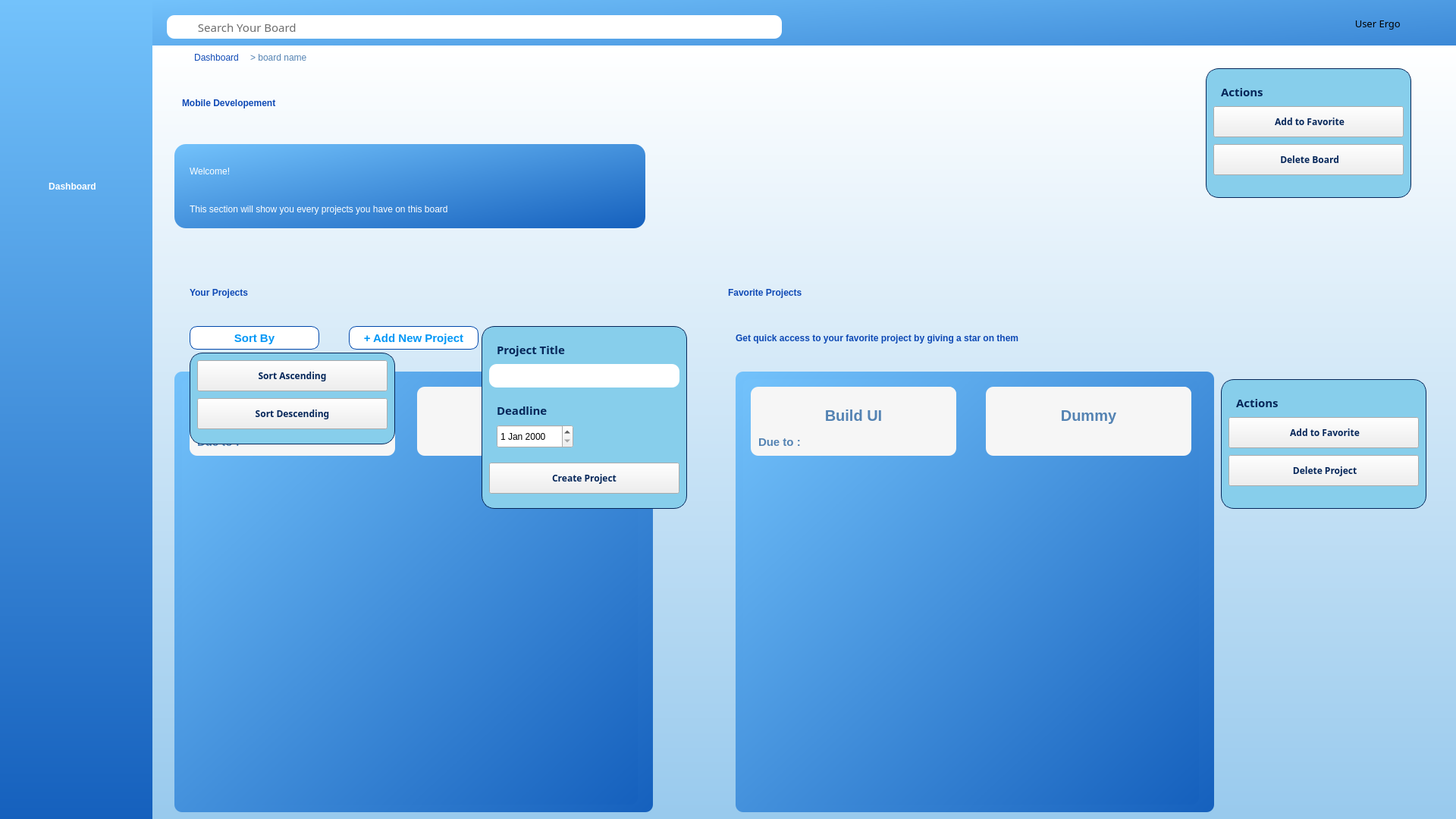
<?xml version="1.0" encoding="UTF-8"?>
<ui version="4.0">
 <class>Ergo</class>
 <widget class="QWidget" name="Ergo">
  <property name="geometry">
   <rect>
    <x>0</x>
    <y>0</y>
    <width>1920</width>
    <height>1080</height>
   </rect>
  </property>
  <property name="windowTitle">
   <string>Ergo</string>
  </property>
  <widget class="QWidget" name="Navbar" native="true">
   <property name="geometry">
    <rect>
     <x>0</x>
     <y>0</y>
     <width>201</width>
     <height>1081</height>
    </rect>
   </property>
   <property name="styleSheet">
    <string notr="true">#Navbar{
	background: qlineargradient(x1:0, y1:0, x2:0, y2:1, stop:0 #73c2fb, stop:1 #1560bd);
}</string>
   </property>
   <widget class="QLabel" name="LogoErgo">
    <property name="geometry">
     <rect>
      <x>-15</x>
      <y>20</y>
      <width>221</width>
      <height>211</height>
     </rect>
    </property>
    <property name="styleSheet">
     <string notr="true"/>
    </property>
    <property name="text">
     <string/>
    </property>
    <property name="pixmap">
     <pixmap>../if2250-2024-k03-g04-ergo/img/logoergo.png</pixmap>
    </property>
    <property name="scaledContents">
     <bool>true</bool>
    </property>
   </widget>
   <widget class="QPushButton" name="back_2">
    <property name="geometry">
     <rect>
      <x>50</x>
      <y>230</y>
      <width>91</width>
      <height>31</height>
     </rect>
    </property>
    <property name="styleSheet">
     <string notr="true">#back_2
 {
	font: 15px &quot;Roboto&quot;;
	font-weight: bold;
	border: none;
    background-color: transparent;
    color:  #FFFFFF;
}</string>
    </property>
    <property name="text">
     <string>Dashboard</string>
    </property>
   </widget>
  </widget>
  <widget class="QWidget" name="MainSection" native="true">
   <property name="geometry">
    <rect>
     <x>200</x>
     <y>60</y>
     <width>1811</width>
     <height>1031</height>
    </rect>
   </property>
   <property name="styleSheet">
    <string notr="true">#MainSection{
	background: qlineargradient(x1:0, y1:0, x2:0, y2:1, stop:0 #FFFFFF, stop:1 #97C9ED);
}</string>
   </property>
   <widget class="QLabel" name="BoardName">
    <property name="geometry">
     <rect>
      <x>40</x>
      <y>40</y>
      <width>561</width>
      <height>71</height>
     </rect>
    </property>
    <property name="styleSheet">
     <string notr="true">#BoardName{
	font: 45px &quot;Roboto&quot;;
	color: #0E49B5;
	font-weight: bold;
}</string>
    </property>
    <property name="text">
     <string>Mobile Developement</string>
    </property>
   </widget>
   <widget class="QWidget" name="Containerforwords" native="true">
    <property name="geometry">
     <rect>
      <x>30</x>
      <y>130</y>
      <width>621</width>
      <height>111</height>
     </rect>
    </property>
    <property name="styleSheet">
     <string notr="true">#Containerforwords{
	background: qlineargradient(x1:0, y1:0, x2:1, y2:1, stop:0 #73c2fb, stop:1 #1560bd);
	border-radius: 15px;
}</string>
    </property>
    <widget class="QLabel" name="Welcome">
     <property name="geometry">
      <rect>
       <x>20</x>
       <y>20</y>
       <width>171</width>
       <height>31</height>
      </rect>
     </property>
     <property name="styleSheet">
      <string notr="true">#Welcome {
	font: bold 25px &quot;Roboto&quot;;
	color: #FFFFFF;
}</string>
     </property>
     <property name="text">
      <string>Welcome!</string>
     </property>
    </widget>
    <widget class="QLabel" name="WelcomeProject">
     <property name="geometry">
      <rect>
       <x>20</x>
       <y>70</y>
       <width>591</width>
       <height>31</height>
      </rect>
     </property>
     <property name="styleSheet">
      <string notr="true">#WelcomeProject {
	font: bold 18px &quot;Roboto&quot;;
	color: #FFFFFF
}</string>
     </property>
     <property name="text">
      <string>This section will show you every projects you have on this board</string>
     </property>
    </widget>
   </widget>
   <widget class="QLabel" name="YourProject">
    <property name="geometry">
     <rect>
      <x>50</x>
      <y>300</y>
      <width>291</width>
      <height>51</height>
     </rect>
    </property>
    <property name="styleSheet">
     <string notr="true">#YourProject{
	font: 40px &quot;Roboto&quot;;
	color: #0E49B5;
	font-weight: bold;
}</string>
    </property>
    <property name="text">
     <string>Your Projects</string>
    </property>
   </widget>
   <widget class="QPushButton" name="AddProjectButton">
    <property name="geometry">
     <rect>
      <x>260</x>
      <y>370</y>
      <width>171</width>
      <height>31</height>
     </rect>
    </property>
    <property name="styleSheet">
     <string notr="true">#AddProjectButton{
	border : 1px solid #0047ab;
	background-color: #FFFFFF;
	border-radius: 10px;
	font-family: &quot;Roboto&quot;;
    font-size: 15px;
    font-weight: bold;
    color: #0197F6;
}</string>
    </property>
    <property name="text">
     <string>+ Add New Project</string>
    </property>
   </widget>
   <widget class="QPushButton" name="Sorting">
    <property name="geometry">
     <rect>
      <x>50</x>
      <y>370</y>
      <width>171</width>
      <height>31</height>
     </rect>
    </property>
    <property name="styleSheet">
     <string notr="true">#Sorting{
	border : 1px solid #0047ab;
	background-color: #FFFFFF;
	border-radius: 10px;
	font-family: &quot;Roboto&quot;;
    font-size: 15px;
    font-weight: bold;
    color: #0197F6;
}</string>
    </property>
    <property name="text">
     <string>Sort By</string>
    </property>
   </widget>
   <widget class="QPushButton" name="MainSettings">
    <property name="geometry">
     <rect>
      <x>1660</x>
      <y>20</y>
      <width>41</width>
      <height>41</height>
     </rect>
    </property>
    <property name="styleSheet">
     <string notr="true">#MainSettings{
	border : none;
}</string>
    </property>
    <property name="text">
     <string/>
    </property>
    <property name="icon">
     <iconset>
      <normaloff>../if2250-2024-k03-g04-ergo/img/settings.png</normaloff>../if2250-2024-k03-g04-ergo/img/settings.png</iconset>
    </property>
   </widget>
   <widget class="QWidget" name="Actions_2" native="true">
    <property name="geometry">
     <rect>
      <x>1390</x>
      <y>30</y>
      <width>271</width>
      <height>171</height>
     </rect>
    </property>
    <property name="styleSheet">
     <string notr="true">#Actions_2{
	border: 0.5px solid #052659;
	background-color: #87ceeb;
	border-radius: 17px;
}</string>
    </property>
    <widget class="QLabel" name="BoardTitle_4">
     <property name="geometry">
      <rect>
       <x>20</x>
       <y>20</y>
       <width>101</width>
       <height>21</height>
      </rect>
     </property>
     <property name="styleSheet">
      <string notr="true">#BoardTitle_4{
	font-family: Rubik;
    font-size: 15px;
    font-weight: bold;
   color: #052659;
}</string>
     </property>
     <property name="text">
      <string>Actions</string>
     </property>
    </widget>
    <widget class="QPushButton" name="Favorite_2">
     <property name="geometry">
      <rect>
       <x>10</x>
       <y>50</y>
       <width>251</width>
       <height>41</height>
      </rect>
     </property>
     <property name="styleSheet">
      <string notr="true">#Favorite_2{
	font-family: Rubik;
    font-size: 12px;
    font-weight: bold;
   color: #052659;
}</string>
     </property>
     <property name="text">
      <string> Add to Favorite</string>
     </property>
     <property name="icon">
      <iconset>
       <normaloff>../if2250-2024-k03-g04-ergo/img/star.png</normaloff>../if2250-2024-k03-g04-ergo/img/star.png</iconset>
     </property>
    </widget>
    <widget class="QPushButton" name="DeleteProject_2">
     <property name="geometry">
      <rect>
       <x>10</x>
       <y>100</y>
       <width>251</width>
       <height>41</height>
      </rect>
     </property>
     <property name="toolTipDuration">
      <number>-1</number>
     </property>
     <property name="styleSheet">
      <string notr="true">#DeleteProject_2{
	font-family: Rubik;
    font-size: 12px;
    font-weight: bold;
   color: #052659;
}</string>
     </property>
     <property name="text">
      <string> Delete Board</string>
     </property>
     <property name="icon">
      <iconset>
       <normaloff>../if2250-2024-k03-g04-ergo/img/trashcan.png</normaloff>../if2250-2024-k03-g04-ergo/img/trashcan.png</iconset>
     </property>
    </widget>
   </widget>
   <widget class="QWidget" name="Actions" native="true">
    <property name="geometry">
     <rect>
      <x>1060</x>
      <y>440</y>
      <width>271</width>
      <height>171</height>
     </rect>
    </property>
    <property name="styleSheet">
     <string notr="true">#Actions{
	border: 0.5px solid #052659;
		background-color: #87ceeb;
	border-radius: 17px;
}</string>
    </property>
    <widget class="QLabel" name="BoardTitle_3">
     <property name="geometry">
      <rect>
       <x>20</x>
       <y>20</y>
       <width>101</width>
       <height>21</height>
      </rect>
     </property>
     <property name="styleSheet">
      <string notr="true">#BoardTitle_3{
	font-family: Rubik;
    font-size: 15px;
    font-weight: bold;
   color: #052659;
}</string>
     </property>
     <property name="text">
      <string>Actions</string>
     </property>
    </widget>
    <widget class="QPushButton" name="Favorite">
     <property name="geometry">
      <rect>
       <x>10</x>
       <y>50</y>
       <width>251</width>
       <height>41</height>
      </rect>
     </property>
     <property name="styleSheet">
      <string notr="true">#Favorite{
	font-family: Rubik;
    font-size: 12px;
    font-weight: bold;
   color: #052659;
}</string>
     </property>
     <property name="text">
      <string> Add to Favorite</string>
     </property>
     <property name="icon">
      <iconset>
       <normaloff>../if2250-2024-k03-g04-ergo/img/star.png</normaloff>../if2250-2024-k03-g04-ergo/img/star.png</iconset>
     </property>
    </widget>
    <widget class="QPushButton" name="DeleteProject">
     <property name="geometry">
      <rect>
       <x>10</x>
       <y>100</y>
       <width>251</width>
       <height>41</height>
      </rect>
     </property>
     <property name="styleSheet">
      <string notr="true">#DeleteProject{
	font-family: Rubik;
    font-size: 12px;
    font-weight: bold;
   color: #052659;
}</string>
     </property>
     <property name="text">
      <string> Delete Project</string>
     </property>
     <property name="icon">
      <iconset>
       <normaloff>../if2250-2024-k03-g04-ergo/img/trashcan.png</normaloff>../if2250-2024-k03-g04-ergo/img/trashcan.png</iconset>
     </property>
    </widget>
   </widget>
   <widget class="QLabel" name="namaboard">
    <property name="geometry">
     <rect>
      <x>130</x>
      <y>5</y>
      <width>161</width>
      <height>21</height>
     </rect>
    </property>
    <property name="styleSheet">
     <string notr="true">#namaboard {
	color : #5483B3
}</string>
    </property>
    <property name="text">
     <string>&gt; board name</string>
    </property>
   </widget>
   <widget class="QPushButton" name="back">
    <property name="geometry">
     <rect>
      <x>50</x>
      <y>0</y>
      <width>71</width>
      <height>31</height>
     </rect>
    </property>
    <property name="styleSheet">
     <string notr="true">#back {
	border: none;
    background-color: transparent;
    color:  #0E49B5;;
}</string>
    </property>
    <property name="text">
     <string>Dashboard</string>
    </property>
   </widget>
   <widget class="QWidget" name="SortingOption" native="true">
    <property name="geometry">
     <rect>
      <x>50</x>
      <y>405</y>
      <width>271</width>
      <height>121</height>
     </rect>
    </property>
    <property name="styleSheet">
     <string notr="true">#SortingOption
{
	border: 0.5px solid #052659;
	background-color: #87ceeb;
	border-radius: 17px;
}</string>
    </property>
    <widget class="QPushButton" name="Sort1">
     <property name="geometry">
      <rect>
       <x>10</x>
       <y>60</y>
       <width>251</width>
       <height>41</height>
      </rect>
     </property>
     <property name="styleSheet">
      <string notr="true">#Sort1{
	font-family: Rubik;
    font-size: 12px;
    font-weight: bold;
   color: #052659;
}</string>
     </property>
     <property name="text">
      <string>Sort Descending</string>
     </property>
     <property name="icon">
      <iconset>
       <normaloff>../../../Downloads/down (1).png</normaloff>../../../Downloads/down (1).png</iconset>
     </property>
    </widget>
    <widget class="QPushButton" name="Sort2">
     <property name="geometry">
      <rect>
       <x>10</x>
       <y>10</y>
       <width>251</width>
       <height>41</height>
      </rect>
     </property>
     <property name="styleSheet">
      <string notr="true">#Sort2{
	font-family: Rubik;
    font-size: 12px;
    font-weight: bold;
   color: #052659;
}</string>
     </property>
     <property name="text">
      <string>Sort Ascending</string>
     </property>
     <property name="icon">
      <iconset>
       <normaloff>../../../Downloads/top.png</normaloff>../../../Downloads/top.png</iconset>
     </property>
    </widget>
   </widget>
   <widget class="QWidget" name="widget" native="true">
    <property name="geometry">
     <rect>
      <x>30</x>
      <y>430</y>
      <width>631</width>
      <height>581</height>
     </rect>
    </property>
    <property name="styleSheet">
     <string notr="true">#widget{
	background: qlineargradient(x1:0, y1:0, x2:1, y2:1, stop:0 #73c2fb, stop:1 #1560bd);
	border-radius : 10px;
}</string>
    </property>
    <widget class="QScrollArea" name="scrollArea">
     <property name="geometry">
      <rect>
       <x>10</x>
       <y>10</y>
       <width>601</width>
       <height>561</height>
      </rect>
     </property>
     <property name="styleSheet">
      <string notr="true">#scrollArea, QScrollArea QWidget{
    border-radius: 10px;
 	background: qlineargradient(x1:0, y1:0, x2:1, y2:1, stop:0 #73c2fb, stop:1 #1560bd);
}</string>
     </property>
     <property name="widgetResizable">
      <bool>true</bool>
     </property>
     <widget class="QWidget" name="scrollAreaWidgetContents_3">
      <property name="geometry">
       <rect>
        <x>0</x>
        <y>0</y>
        <width>601</width>
        <height>561</height>
       </rect>
      </property>
      <widget class="QPushButton" name="Project1">
       <property name="geometry">
        <rect>
         <x>10</x>
         <y>10</y>
         <width>271</width>
         <height>91</height>
        </rect>
       </property>
       <property name="styleSheet">
        <string notr="true">#Project1{
	background-color: #F6F6F6;
	border-radius: 10px;
	font-family: &quot;Roboto&quot;;
    font-size: 20px;
    font-weight: bold;
	padding-bottom:15 px;
   color: #5483B3;
}</string>
       </property>
       <property name="text">
        <string>Build UI</string>
       </property>
      </widget>
      <widget class="QLabel" name="label1">
       <property name="geometry">
        <rect>
         <x>20</x>
         <y>75</y>
         <width>201</width>
         <height>16</height>
        </rect>
       </property>
       <property name="styleSheet">
        <string notr="true">#label1{
	background-color: #F6F6F6;
	border-radius: 10px;
	font-family: &quot;Roboto&quot;;
    font-size: 15px;
    font-weight: bold;
   color: #5483B3;
}</string>
       </property>
       <property name="text">
        <string>Due to :</string>
       </property>
      </widget>
      <widget class="QPushButton" name="pushButton">
       <property name="enabled">
        <bool>true</bool>
       </property>
       <property name="geometry">
        <rect>
         <x>240</x>
         <y>10</y>
         <width>41</width>
         <height>31</height>
        </rect>
       </property>
       <property name="autoFillBackground">
        <bool>false</bool>
       </property>
       <property name="styleSheet">
        <string notr="true">#pushButton{
	background-color: #F6F6F6;
	border-radius: 10px;
	font-family: &quot;Roboto&quot;;
    font-size: 20px;
    font-weight: bold;
	color: #5483B3;
}</string>
       </property>
       <property name="text">
        <string/>
       </property>
       <property name="icon">
        <iconset>
         <normaloff>../if2250-2024-k03-g04-ergo/img/3dot.png</normaloff>../if2250-2024-k03-g04-ergo/img/3dot.png</iconset>
       </property>
      </widget>
      <widget class="QPushButton" name="Project1_3">
       <property name="geometry">
        <rect>
         <x>310</x>
         <y>10</y>
         <width>271</width>
         <height>91</height>
        </rect>
       </property>
       <property name="styleSheet">
        <string notr="true">#Project1_3{
	background-color: #F6F6F6;
	border-radius: 10px;
	font-family: &quot;Roboto&quot;;
    font-size: 20px;
    font-weight: bold;
	padding-bottom:15 px;
   color: #5483B3;
}</string>
       </property>
       <property name="text">
        <string>Dummy</string>
       </property>
      </widget>
     </widget>
    </widget>
   </widget>
   <widget class="QWidget" name="AddingProject" native="true">
    <property name="geometry">
     <rect>
      <x>435</x>
      <y>370</y>
      <width>271</width>
      <height>241</height>
     </rect>
    </property>
    <property name="styleSheet">
     <string notr="true">#AddingProject{
	border: 0.5px solid #052659;
	background-color: #87ceeb;
	border-radius: 17px;
}</string>
    </property>
    <widget class="QLabel" name="BoardTitle">
     <property name="geometry">
      <rect>
       <x>20</x>
       <y>20</y>
       <width>101</width>
       <height>21</height>
      </rect>
     </property>
     <property name="styleSheet">
      <string notr="true">#BoardTitle{
	font-family: Rubik;
    font-size: 15px;
    font-weight: bold;
   color: #052659;
}</string>
     </property>
     <property name="text">
      <string>Project Title</string>
     </property>
    </widget>
    <widget class="QLineEdit" name="inputBoardtitle">
     <property name="geometry">
      <rect>
       <x>10</x>
       <y>50</y>
       <width>251</width>
       <height>31</height>
      </rect>
     </property>
     <property name="styleSheet">
      <string notr="true">#inputBoardtitle{
	border-radius : 10px;
}</string>
     </property>
    </widget>
    <widget class="QPushButton" name="CreateBoard">
     <property name="geometry">
      <rect>
       <x>10</x>
       <y>180</y>
       <width>251</width>
       <height>41</height>
      </rect>
     </property>
     <property name="styleSheet">
      <string notr="true">#CreateBoard{
	font-family: Rubik;
    font-size: 12px;
    font-weight: bold;
   color: #052659;
}</string>
     </property>
     <property name="text">
      <string>Create Project</string>
     </property>
    </widget>
    <widget class="QLabel" name="BoardTitle_5">
     <property name="geometry">
      <rect>
       <x>20</x>
       <y>100</y>
       <width>101</width>
       <height>21</height>
      </rect>
     </property>
     <property name="styleSheet">
      <string notr="true">#BoardTitle_5{
	font-family: Rubik;
    font-size: 15px;
    font-weight: bold;
   color: #052659;
}</string>
     </property>
     <property name="text">
      <string>Deadline</string>
     </property>
    </widget>
    <widget class="QDateEdit" name="dateEdit">
     <property name="geometry">
      <rect>
       <x>20</x>
       <y>130</y>
       <width>101</width>
       <height>31</height>
      </rect>
     </property>
     <property name="styleSheet">
      <string notr="true">#dateEdit { 
}</string>
     </property>
    </widget>
   </widget>
   <widget class="QLabel" name="YourProject_2">
    <property name="geometry">
     <rect>
      <x>760</x>
      <y>300</y>
      <width>351</width>
      <height>51</height>
     </rect>
    </property>
    <property name="styleSheet">
     <string notr="true">#YourProject_2{
	font: 40px &quot;Roboto&quot;;
	color: #0E49B5;
	font-weight: bold;
}</string>
    </property>
    <property name="text">
     <string>Favorite Projects</string>
    </property>
   </widget>
   <widget class="QLabel" name="QuickAccess">
    <property name="geometry">
     <rect>
      <x>770</x>
      <y>370</y>
      <width>661</width>
      <height>31</height>
     </rect>
    </property>
    <property name="styleSheet">
     <string notr="true">#QuickAccess
{
	font: 20px &quot;Roboto&quot;;
	color: #0E49B5;
	font-weight: bold;
}</string>
    </property>
    <property name="text">
     <string>Get quick access to your favorite project by giving a star on them</string>
    </property>
   </widget>
   <widget class="QWidget" name="widget_2" native="true">
    <property name="geometry">
     <rect>
      <x>770</x>
      <y>430</y>
      <width>631</width>
      <height>581</height>
     </rect>
    </property>
    <property name="styleSheet">
     <string notr="true">#widget_2
{
	background: qlineargradient(x1:0, y1:0, x2:1, y2:1, stop:0 #73c2fb, stop:1 #1560bd);
	border-radius : 10px;
}</string>
    </property>
    <widget class="QScrollArea" name="scrollArea_2">
     <property name="geometry">
      <rect>
       <x>10</x>
       <y>10</y>
       <width>601</width>
       <height>561</height>
      </rect>
     </property>
     <property name="styleSheet">
      <string notr="true">#scrollArea_2, QScrollArea QWidget{
    border-radius: 10px;
 	background: qlineargradient(x1:0, y1:0, x2:1, y2:1, stop:0 #73c2fb, stop:1 #1560bd);
}</string>
     </property>
     <property name="widgetResizable">
      <bool>true</bool>
     </property>
     <widget class="QWidget" name="scrollAreaWidgetContents_4">
      <property name="geometry">
       <rect>
        <x>0</x>
        <y>0</y>
        <width>601</width>
        <height>561</height>
       </rect>
      </property>
      <widget class="QPushButton" name="Project1_2">
       <property name="geometry">
        <rect>
         <x>10</x>
         <y>10</y>
         <width>271</width>
         <height>91</height>
        </rect>
       </property>
       <property name="styleSheet">
        <string notr="true">#Project1_2{
	background-color: #F6F6F6;
	border-radius: 10px;
	font-family: &quot;Roboto&quot;;
    font-size: 20px;
    font-weight: bold;
	padding-bottom:15 px;
   color: #5483B3;
}</string>
       </property>
       <property name="text">
        <string>Build UI</string>
       </property>
      </widget>
      <widget class="QPushButton" name="Project1_6">
       <property name="geometry">
        <rect>
         <x>320</x>
         <y>10</y>
         <width>271</width>
         <height>91</height>
        </rect>
       </property>
       <property name="styleSheet">
        <string notr="true">#Project1_6{
	background-color: #F6F6F6;
	border-radius: 10px;
	font-family: &quot;Roboto&quot;;
    font-size: 20px;
    font-weight: bold;
	padding-bottom:15 px;
   color: #5483B3;
}</string>
       </property>
       <property name="text">
        <string>Dummy</string>
       </property>
      </widget>
      <widget class="QLabel" name="label1_2">
       <property name="geometry">
        <rect>
         <x>20</x>
         <y>75</y>
         <width>201</width>
         <height>16</height>
        </rect>
       </property>
       <property name="styleSheet">
        <string notr="true">#label1_2{
	background-color: #F6F6F6;
	border-radius: 10px;
	font-family: &quot;Roboto&quot;;
    font-size: 15px;
    font-weight: bold;
   color: #5483B3;
}</string>
       </property>
       <property name="text">
        <string>Due to :</string>
       </property>
      </widget>
      <widget class="QPushButton" name="pushButton_2">
       <property name="enabled">
        <bool>true</bool>
       </property>
       <property name="geometry">
        <rect>
         <x>240</x>
         <y>10</y>
         <width>41</width>
         <height>31</height>
        </rect>
       </property>
       <property name="autoFillBackground">
        <bool>false</bool>
       </property>
       <property name="styleSheet">
        <string notr="true">#pushButton_2{
	background-color: #F6F6F6;
	border-radius: 10px;
	font-family: &quot;Roboto&quot;;
    font-size: 20px;
    font-weight: bold;
   color: #5483B3;
}</string>
       </property>
       <property name="text">
        <string/>
       </property>
       <property name="icon">
        <iconset>
         <normaloff>../if2250-2024-k03-g04-ergo/img/3dot.png</normaloff>../if2250-2024-k03-g04-ergo/img/3dot.png</iconset>
       </property>
      </widget>
      <widget class="QPushButton" name="pushButton_3">
       <property name="enabled">
        <bool>true</bool>
       </property>
       <property name="geometry">
        <rect>
         <x>550</x>
         <y>10</y>
         <width>41</width>
         <height>31</height>
        </rect>
       </property>
       <property name="autoFillBackground">
        <bool>false</bool>
       </property>
       <property name="styleSheet">
        <string notr="true">#pushButton_3{
	background-color: #F6F6F6;
	border-radius: 10px;
	font-family: &quot;Roboto&quot;;
    font-size: 20px;
    font-weight: bold;
   color: #5483B3;
}</string>
       </property>
       <property name="text">
        <string/>
       </property>
       <property name="icon">
        <iconset>
         <normaloff>../if2250-2024-k03-g04-ergo/img/3dot.png</normaloff>../if2250-2024-k03-g04-ergo/img/3dot.png</iconset>
       </property>
      </widget>
     </widget>
    </widget>
   </widget>
   <widget class="QWidget" name="Actions_3" native="true">
    <property name="geometry">
     <rect>
      <x>1410</x>
      <y>440</y>
      <width>271</width>
      <height>171</height>
     </rect>
    </property>
    <property name="styleSheet">
     <string notr="true">#Actions_3{
	border: 0.5px solid #052659;
	background-color: #87ceeb;
	border-radius: 17px;
}</string>
    </property>
    <widget class="QLabel" name="BoardTitle_6">
     <property name="geometry">
      <rect>
       <x>20</x>
       <y>20</y>
       <width>101</width>
       <height>21</height>
      </rect>
     </property>
     <property name="styleSheet">
      <string notr="true">#BoardTitle_6{
	font-family: Rubik;
    font-size: 15px;
    font-weight: bold;
   color: #052659;
}</string>
     </property>
     <property name="text">
      <string>Actions</string>
     </property>
    </widget>
    <widget class="QPushButton" name="Favorite_3">
     <property name="geometry">
      <rect>
       <x>10</x>
       <y>50</y>
       <width>251</width>
       <height>41</height>
      </rect>
     </property>
     <property name="styleSheet">
      <string notr="true">#Favorite_3{
	font-family: Rubik;
    font-size: 12px;
    font-weight: bold;
   color: #052659;
}</string>
     </property>
     <property name="text">
      <string> Add to Favorite</string>
     </property>
     <property name="icon">
      <iconset>
       <normaloff>../if2250-2024-k03-g04-ergo/img/star.png</normaloff>../if2250-2024-k03-g04-ergo/img/star.png</iconset>
     </property>
    </widget>
    <widget class="QPushButton" name="DeleteProject_3">
     <property name="geometry">
      <rect>
       <x>10</x>
       <y>100</y>
       <width>251</width>
       <height>41</height>
      </rect>
     </property>
     <property name="toolTipDuration">
      <number>-1</number>
     </property>
     <property name="styleSheet">
      <string notr="true">#DeleteProject_3{
	font-family: Rubik;
    font-size: 12px;
    font-weight: bold;
   color: #052659;
}</string>
     </property>
     <property name="text">
      <string> Delete Project</string>
     </property>
     <property name="icon">
      <iconset>
       <normaloff>../if2250-2024-k03-g04-ergo/img/trashcan.png</normaloff>../if2250-2024-k03-g04-ergo/img/trashcan.png</iconset>
     </property>
    </widget>
   </widget>
   <zorder>Containerforwords</zorder>
   <zorder>YourProject</zorder>
   <zorder>AddProjectButton</zorder>
   <zorder>BoardName</zorder>
   <zorder>Sorting</zorder>
   <zorder>MainSettings</zorder>
   <zorder>Actions_2</zorder>
   <zorder>Actions</zorder>
   <zorder>namaboard</zorder>
   <zorder>back</zorder>
   <zorder>widget</zorder>
   <zorder>AddingProject</zorder>
   <zorder>YourProject_2</zorder>
   <zorder>QuickAccess</zorder>
   <zorder>widget_2</zorder>
   <zorder>SortingOption</zorder>
   <zorder>Actions_3</zorder>
  </widget>
  <widget class="QWidget" name="Searchbar" native="true">
   <property name="geometry">
    <rect>
     <x>200</x>
     <y>0</y>
     <width>1721</width>
     <height>61</height>
    </rect>
   </property>
   <property name="styleSheet">
    <string notr="true">#Searchbar{
	background: qlineargradient(x1:0, y1:0, x2:2, y2:1, stop:0 #73c2fb, stop:1 #1560bd);
	border : none;
}</string>
   </property>
   <widget class="QLineEdit" name="SearchBoard">
    <property name="geometry">
     <rect>
      <x>20</x>
      <y>20</y>
      <width>811</width>
      <height>31</height>
     </rect>
    </property>
    <property name="styleSheet">
     <string notr="true">#SearchBoard{
	border-radius : 10px;
	font-family : Rubik;
	color : #6C6C6C;
	font-size : 15px;
}</string>
    </property>
    <property name="text">
     <string>          Search Your Board</string>
    </property>
   </widget>
   <widget class="QLabel" name="SmileyFace">
    <property name="geometry">
     <rect>
      <x>1530</x>
      <y>10</y>
      <width>41</width>
      <height>41</height>
     </rect>
    </property>
    <property name="text">
     <string/>
    </property>
    <property name="pixmap">
     <pixmap>../if2250-2024-k03-g04-ergo/img/smileyface.png</pixmap>
    </property>
    <property name="scaledContents">
     <bool>true</bool>
    </property>
   </widget>
   <widget class="QLabel" name="UserErgo">
    <property name="geometry">
     <rect>
      <x>1580</x>
      <y>20</y>
      <width>71</width>
      <height>21</height>
     </rect>
    </property>
    <property name="styleSheet">
     <string notr="true">#UserErgo{
	font-family : Rubik;
	font-size : 13px;
}</string>
    </property>
    <property name="text">
     <string>  User Ergo</string>
    </property>
   </widget>
   <widget class="QPushButton" name="SearchButton">
    <property name="geometry">
     <rect>
      <x>830</x>
      <y>20</y>
      <width>41</width>
      <height>31</height>
     </rect>
    </property>
    <property name="styleSheet">
     <string notr="true">#SearchButton{
	border : none;
}</string>
    </property>
    <property name="text">
     <string/>
    </property>
    <property name="icon">
     <iconset>
      <normaloff>../if2250-2024-k03-g04-ergo/img/search.png</normaloff>../if2250-2024-k03-g04-ergo/img/search.png</iconset>
    </property>
   </widget>
  </widget>
  <zorder>Searchbar</zorder>
  <zorder>MainSection</zorder>
  <zorder>Navbar</zorder>
 </widget>
 <resources/>
 <connections/>
</ui>
